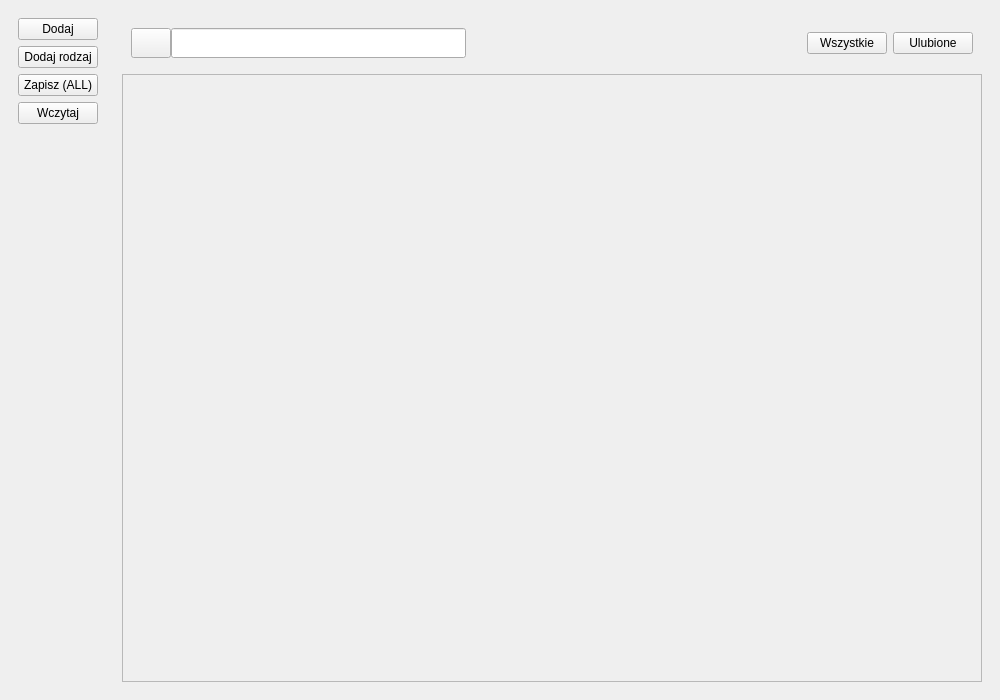
<?xml version="1.0" encoding="UTF-8"?>
<ui version="4.0">
 <class>MainWindow</class>
 <widget class="QMainWindow" name="MainWindow">
  <property name="geometry">
   <rect>
    <x>0</x>
    <y>0</y>
    <width>1000</width>
    <height>700</height>
   </rect>
  </property>
  <property name="minimumSize">
   <size>
    <width>1000</width>
    <height>700</height>
   </size>
  </property>
  <property name="maximumSize">
   <size>
    <width>1300</width>
    <height>1000</height>
   </size>
  </property>
  <property name="windowTitle">
   <string>MainWindow</string>
  </property>
  <widget class="QWidget" name="centralwidget">
   <layout class="QGridLayout" name="gridLayout">
    <item row="0" column="1">
     <widget class="QWidget" name="widget_2" native="true">
      <layout class="QVBoxLayout" name="verticalLayout_3">
       <item>
        <widget class="QWidget" name="widget" native="true">
         <property name="minimumSize">
          <size>
           <width>0</width>
           <height>50</height>
          </size>
         </property>
         <layout class="QGridLayout" name="gridLayout_3">
          <item row="0" column="2">
           <widget class="QPushButton" name="allBtn">
            <property name="text">
             <string>Wszystkie</string>
            </property>
           </widget>
          </item>
          <item row="0" column="3">
           <widget class="QPushButton" name="favBtn">
            <property name="text">
             <string>Ulubione</string>
            </property>
           </widget>
          </item>
          <item row="0" column="0">
           <layout class="QHBoxLayout" name="horizontalLayout">
            <property name="spacing">
             <number>0</number>
            </property>
            <item>
             <widget class="QPushButton" name="searchBtn">
              <property name="minimumSize">
               <size>
                <width>0</width>
                <height>30</height>
               </size>
              </property>
              <property name="maximumSize">
               <size>
                <width>16777215</width>
                <height>30</height>
               </size>
              </property>
              <property name="text">
               <string/>
              </property>
              <property name="icon">
               <iconset>
                <normalon>:/icons/icons/search.png</normalon>
               </iconset>
              </property>
             </widget>
            </item>
            <item>
             <widget class="QLineEdit" name="searchInput">
              <property name="minimumSize">
               <size>
                <width>0</width>
                <height>30</height>
               </size>
              </property>
              <property name="maximumSize">
               <size>
                <width>16777215</width>
                <height>30</height>
               </size>
              </property>
             </widget>
            </item>
           </layout>
          </item>
          <item row="0" column="1">
           <spacer name="horizontalSpacer">
            <property name="orientation">
             <enum>Qt::Horizontal</enum>
            </property>
            <property name="sizeHint" stdset="0">
             <size>
              <width>40</width>
              <height>20</height>
             </size>
            </property>
           </spacer>
          </item>
         </layout>
        </widget>
       </item>
       <item>
        <widget class="QScrollArea" name="scrollArea">
         <property name="widgetResizable">
          <bool>true</bool>
         </property>
         <widget class="QWidget" name="scrollAreaWidgetContents">
          <property name="geometry">
           <rect>
            <x>0</x>
            <y>0</y>
            <width>858</width>
            <height>606</height>
           </rect>
          </property>
          <layout class="QVBoxLayout" name="verticalLayout_2">
           <item>
            <layout class="QGridLayout" name="noteSpace" columnstretch="0" rowminimumheight="0"/>
           </item>
          </layout>
         </widget>
        </widget>
       </item>
      </layout>
     </widget>
    </item>
    <item row="0" column="0">
     <widget class="QWidget" name="menu" native="true">
      <property name="maximumSize">
       <size>
        <width>100</width>
        <height>16777215</height>
       </size>
      </property>
      <layout class="QGridLayout" name="gridLayout_2">
       <item row="1" column="0">
        <widget class="QPushButton" name="addType">
         <property name="text">
          <string>Dodaj rodzaj</string>
         </property>
        </widget>
       </item>
       <item row="0" column="0">
        <widget class="QPushButton" name="addBtn">
         <property name="text">
          <string>Dodaj</string>
         </property>
        </widget>
       </item>
       <item row="4" column="0">
        <widget class="QPushButton" name="saveAll">
         <property name="text">
          <string>Zapisz (ALL)</string>
         </property>
        </widget>
       </item>
       <item row="6" column="0">
        <spacer name="verticalSpacer">
         <property name="orientation">
          <enum>Qt::Vertical</enum>
         </property>
         <property name="sizeHint" stdset="0">
          <size>
           <width>20</width>
           <height>40</height>
          </size>
         </property>
        </spacer>
       </item>
       <item row="5" column="0">
        <widget class="QPushButton" name="uploadBtn">
         <property name="text">
          <string>Wczytaj</string>
         </property>
        </widget>
       </item>
      </layout>
     </widget>
    </item>
   </layout>
  </widget>
 </widget>
 <resources/>
 <connections/>
</ui>
